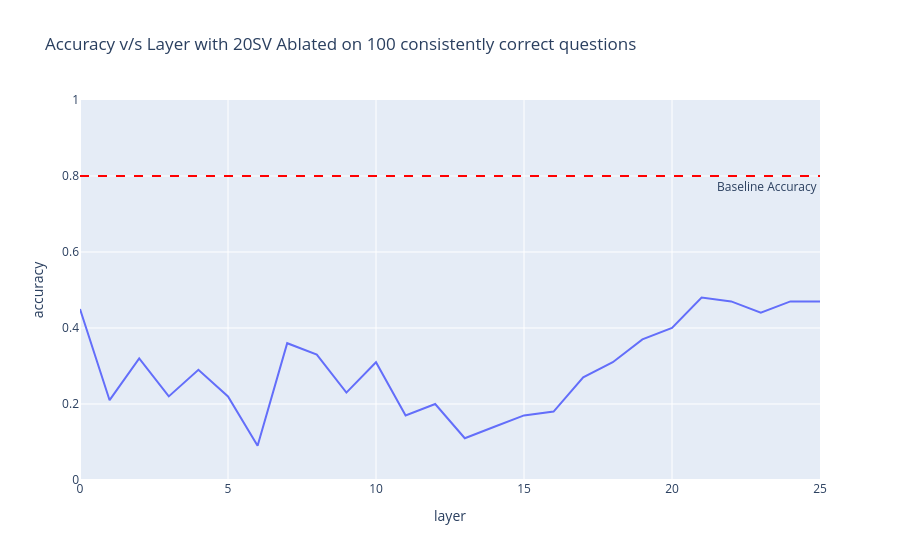

Notebook code for this chart:
### Code cell
fig = px.line(df_HML, x="layer", y="accuracy", title="Accuracy v/s Layer with 20SV Ablated on 100 consistently correct questions")
fig.add_hline(y=0.8, line_dash="dash", line_color="red",
              annotation_text="Baseline Accuracy", annotation_position="bottom right")

fig.update_yaxes(range=[0, 1])
fig.show()

### Figure 1 — Plotly figure (JSON) as saved in the notebook; plotly's stock layout.template omitted (floating-point values rounded to 4 significant figures)
{"data": [{"hovertemplate": "layer=%{x}<br>accuracy=%{y}<extra></extra>", "legendgroup": "", "line": {"color": "#636efa", "dash": "solid"}, "marker": {"symbol": "circle"}, "mode": "lines", "name": "", "orientation": "v", "showlegend": false, "type": "scatter", "x": [0, 1, 2, 3, 4, 5, 6, 7, 8, 9, 10, 11, 12, 13, 14, 15, 16, 17, 18, 19, 20, 21, 22, 23, 24, 25], "xaxis": "x", "y": [0.45, 0.21, 0.32, 0.22, 0.29, 0.22, 0.09, 0.36, 0.33, 0.23, 0.31, 0.17, 0.2, 0.11, 0.14, 0.17, 0.18, 0.27, 0.31, 0.37, 0.4, 0.48, 0.47, 0.44, 0.47, 0.47], "yaxis": "y"}], "layout": {"annotations": [{"showarrow": false, "text": "Baseline Accuracy", "x": 1, "xanchor": "right", "xref": "x domain", "y": 0.8, "yanchor": "top", "yref": "y"}], "legend": {"tracegroupgap": 0}, "shapes": [{"line": {"color": "red", "dash": "dash"}, "type": "line", "x0": 0, "x1": 1, "xref": "x domain", "y0": 0.8, "y1": 0.8, "yref": "y"}], "title": {"text": "Accuracy v/s Layer with 20SV Ablated on 100 consistently correct questions"}, "xaxis": {"anchor": "y", "domain": [0, 1], "title": {"text": "layer"}}, "yaxis": {"anchor": "x", "domain": [0, 1], "range": [0, 1], "title": {"text": "accuracy"}}}}
